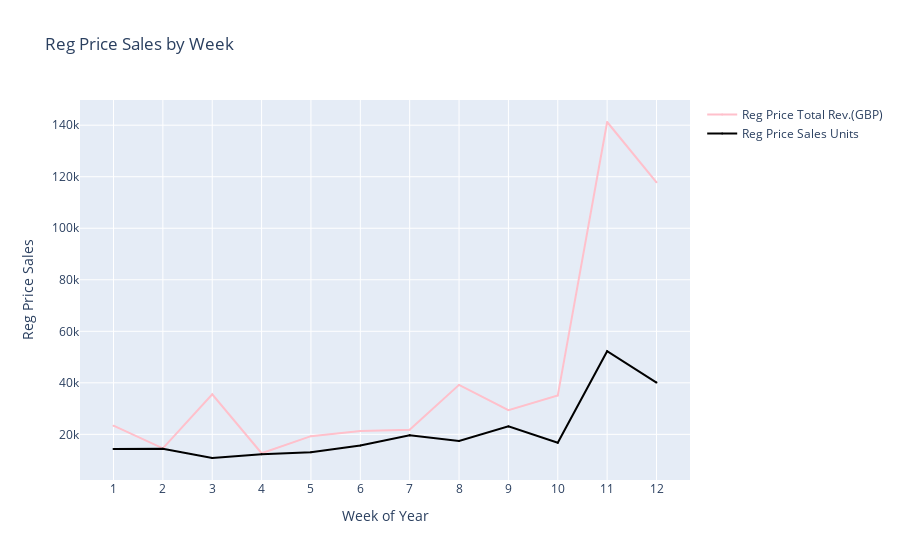

Notebook source saved alongside this figure:
### Code cell
fig4 = go.Figure([
    go.Scatter(name='Reg Price Total Rev.(GBP)',
        x=final_pricing_reg['Month'],
        y=final_pricing_reg['Sales_(GBP)'],
        mode='markers+lines',
        marker=dict(color='pink', size=2),
        showlegend=True),
    
    go.Scatter(name='Reg Price Sales Units',
        x=final_pricing_reg['Month'],
        y=final_pricing_reg['Quantity'],
        mode='markers+lines',
        marker=dict(color='black', size=2),
        showlegend=True),

#     go.Scatter(name='Markdown  (GBP)',
#         x=final_pricing_reg['1'],
#         y=final_pricing_reg['4'],
#         mode='markers+lines',
#         marker=dict(color='pink', size=2),
#         showlegend=True),
    
#     go.Scatter(name='Reg Price Sales Units',
#         x=final_pricing_reg['1'],
#         y=final_pricing_reg['6'],
#         mode='markers+lines',
#         marker=dict(color='black', size=2),
#         showlegend=True),
    
])
fig4.update_layout(
    yaxis_title='Re',
    xaxis_title='Week of Year',
    title='Reg Price Sales by Week',
    hovermode="x")
fig4.update_xaxes(tickmode='linear')
fig4.show()

### Figure 1 — Plotly figure (JSON) as saved in the notebook; plotly's stock layout.template omitted (floating-point values rounded to 4 significant figures)
{"data": [{"marker": {"color": "pink", "size": 2}, "mode": "markers+lines", "name": "Reg Price Total Rev.(GBP)", "showlegend": true, "type": "scatter", "x": [1, 2, 3, 4, 5, 6, 7, 8, 9, 10, 11, 12], "y": [23380.0, 14570.0, 35510.0, 12670.0, 19300.0, 21330.0, 21750.0, 39200.0, 29410.0, 35050.0, 141200.0, 117800.0]}, {"marker": {"color": "black", "size": 2}, "mode": "markers+lines", "name": "Reg Price Sales Units", "showlegend": true, "type": "scatter", "x": [1, 2, 3, 4, 5, 6, 7, 8, 9, 10, 11, 12], "y": [14314, 14448, 10819, 12241, 13092, 15677, 19617, 17438, 23086, 16710, 52264, 40107]}], "layout": {"hovermode": "x", "title": {"text": "Reg Price Sales by Week"}, "xaxis": {"tickmode": "linear", "title": {"text": "Week of Year"}}, "yaxis": {"title": {"text": "Reg Price Sales"}}}}
